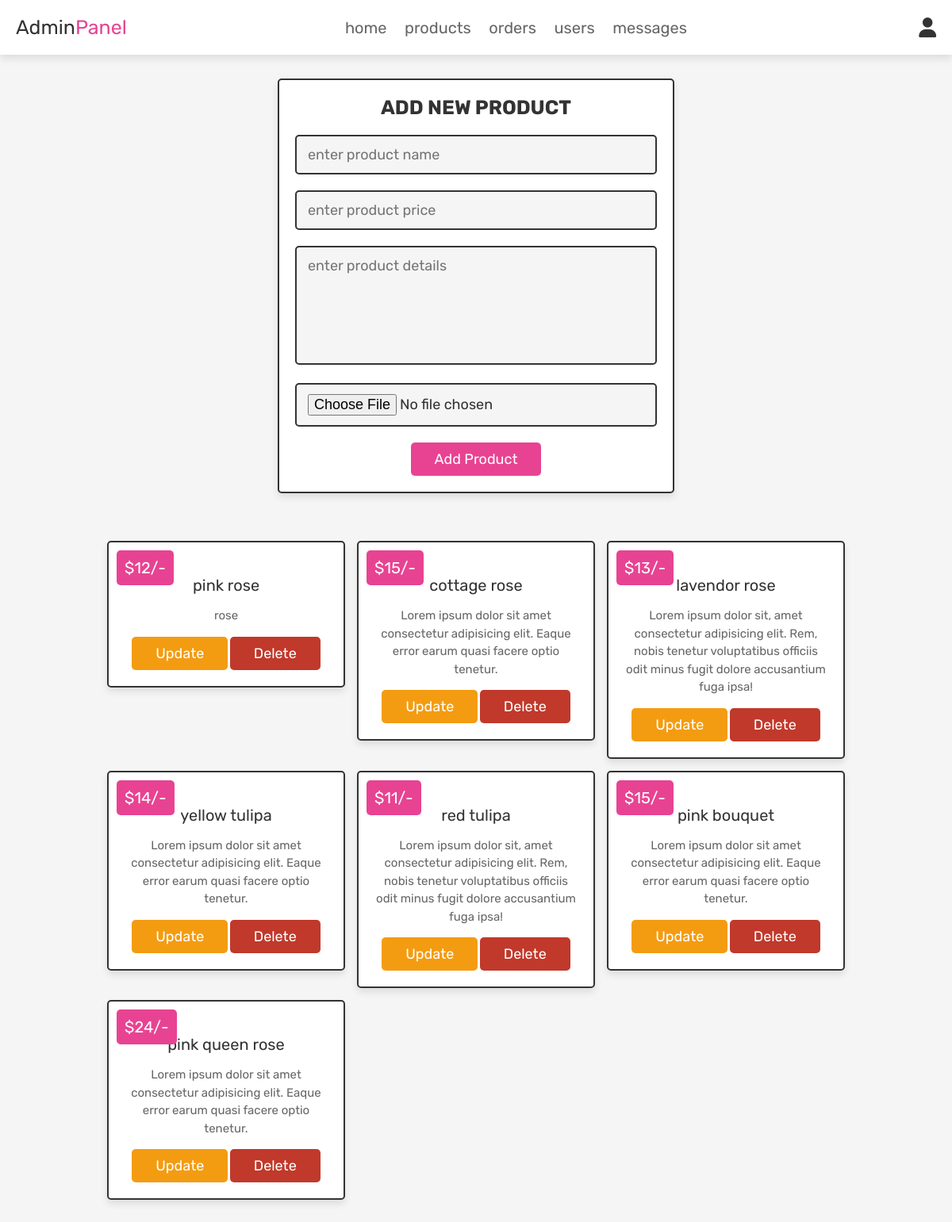
The page /admin_products.php (signed in) on the database its author committed.
### tables this page shows
CREATE TABLE `products` (
  `id` int(100) NOT NULL,
  `name` varchar(100) NOT NULL,
  `details` varchar(500) NOT NULL,
  `price` int(100) NOT NULL,
  `image` varchar(100) NOT NULL
);

### admin_products.php (the view, shortened to what this page needs)
<?php
@include 'config.php';
?>
<!DOCTYPE html>
<html lang="en">
<head>
   <link rel="stylesheet" href="https://cdnjs.cloudflare.com/ajax/libs/font-awesome/6.0.0/css/all.min.css">
   <link rel="stylesheet" href="css/admin_style.css">
</head>
<body>
<?php @include 'admin_header.php'; ?>
<section class="add-products">
   <form action="" method="POST" enctype="multipart/form-data">
      <h3>add new product</h3>
      <input type="text" class="box" required placeholder="enter product name" name="name">
      <input type="number" min="0" class="box" required placeholder="enter product price" name="price">
      <textarea name="details" class="box" required placeholder="enter product details" cols="30" rows="10"></textarea>
      <input type="file" accept="image/jpg, image/jpeg, image/png" required class="box" name="image">
      <input type="submit" value="add product" name="add_product" class="btn">
   </form>
</section>
<section class="show-products">
   <div class="box-container">
      <?php
         $select_products = mysqli_query($conn, "SELECT * FROM `products`") or die('query failed');
         if(mysqli_num_rows($select_products) > 0){
            while($fetch_products = mysqli_fetch_assoc($select_products)){
      ?>
      <div class="box">
         <div class="price">$<?php echo $fetch_products['price']; ?>/-</div>
         <div class="name"><?php echo $fetch_products['name']; ?></div>
         <div class="details"><?php echo $fetch_products['details']; ?></div>
         <a href="admin_update_product.php?update=<?php echo $fetch_products['id']; ?>" class="option-btn">update</a>
         <a href="admin_products.php?delete=<?php echo $fetch_products['id']; ?>" class="delete-btn" onclick="return confirm('delete this product?');">delete</a>
      </div>
      <?php
         }
      }else{
         echo '<p class="empty">no products added yet!</p>';
      }
      ?>
   </div>
</section>
</body>
</html>

### admin_style.css (style rules this page uses)
:root { --pink:#e84393; --red:#c0392b; --orange:#f39c12; --black:#333; --white:#fff; --light-color:#666; --light-white:#ccc; --light-bg:#f5f5f5; --border:.2rem solid var(--black); --box-shadow:0 .5rem 1rem rgba(0,0,0,.1); }
* { font-family: 'Rubik', sans-serif; margin:0; padding:0; box-sizing: border-box; outline: none; border:none; text-decoration: none; transition:all .2s linear; }
html { font-size: 62.5%; overflow-x: hidden; scroll-behavior: smooth; scroll-padding-top: 6.5rem; }
body { background: var(--light-bg); }
section { padding:3rem 2rem; }
.btn, .delete-btn, .option-btn { display: inline-block; border-radius: .5rem; margin-top: 1rem; font-size: 1.8rem; color:var(--white); cursor: pointer; padding:1rem 3rem; text-transform: capitalize; }
.btn { background-color: var(--pink); }
.delete-btn { background-color: var(--red); }
.option-btn { background-color: var(--orange); }
.add-products form { max-width: 50rem; border-radius: .5rem; background-color: var(--white); border:var(--border); padding:2rem; text-align: center; margin:0 auto; box-shadow: var(--box-shadow); }
.add-products form h3 { font-size: 2.5rem; text-transform: uppercase; color:var(--black); margin-bottom: 1rem; }
.add-products form .box { width: 100%; margin:1rem 0; font-size: 1.8rem; color:var(--black); border-radius: .5rem; background-color: var(--light-bg); padding:1.2rem 1.4rem; border:var(--border); }
.add-products form textarea { height: 15rem; resize: none; }
.show-products .box-container { display: grid; grid-template-columns: repeat(auto-fit, 30rem); gap:1.5rem; align-items: flex-start; max-width: 1200px; margin: 0 auto; justify-content: center; }
.show-products .box-container .box { text-align: center; padding:2rem; border:var(--border); background-color: var(--white); box-shadow: var(--box-shadow); border-radius: .5rem; position: relative; }
.show-products .box-container .box .price { background-color: var(--pink); position: absolute; top:1rem; left:1rem; border-radius: .5rem; color:var(--white); padding:1rem; font-size: 2rem; }
.show-products .box-container .box .name { margin:1rem 0; font-size: 2rem; color:var(--black); }
.show-products .box-container .box .details { line-height: 1.5; color:var(--light-color); font-size: 1.5rem; padding:.5rem 0; }

### rows shown on the page
products: price "12", name "pink rose", details "rose"
products: price "15", name "cottage rose", details "Lorem ipsum dolor sit amet consectetur adipisicing elit. Eaque error earum quasi facere optio tenetur."
products: price "13", name "lavendor rose", details "Lorem ipsum dolor sit, amet consectetur adipisicing elit. Rem, nobis tenetur voluptatibus officiis odit minus fugit dolore accusantium fuga ipsa!"
products: price "14", name "yellow tulipa", details "Lorem ipsum dolor sit amet consectetur adipisicing elit. Eaque error earum quasi facere optio tenetur."
products: price "11", name "red tulipa", details "Lorem ipsum dolor sit, amet consectetur adipisicing elit. Rem, nobis tenetur voluptatibus officiis odit minus fugit dolore accusantium fuga ipsa!"
products: price "15", name "pink bouquet", details "Lorem ipsum dolor sit amet consectetur adipisicing elit. Eaque error earum quasi facere optio tenetur."
products: price "24", name "pink queen rose", details "Lorem ipsum dolor sit amet consectetur adipisicing elit. Eaque error earum quasi facere optio tenetur."
